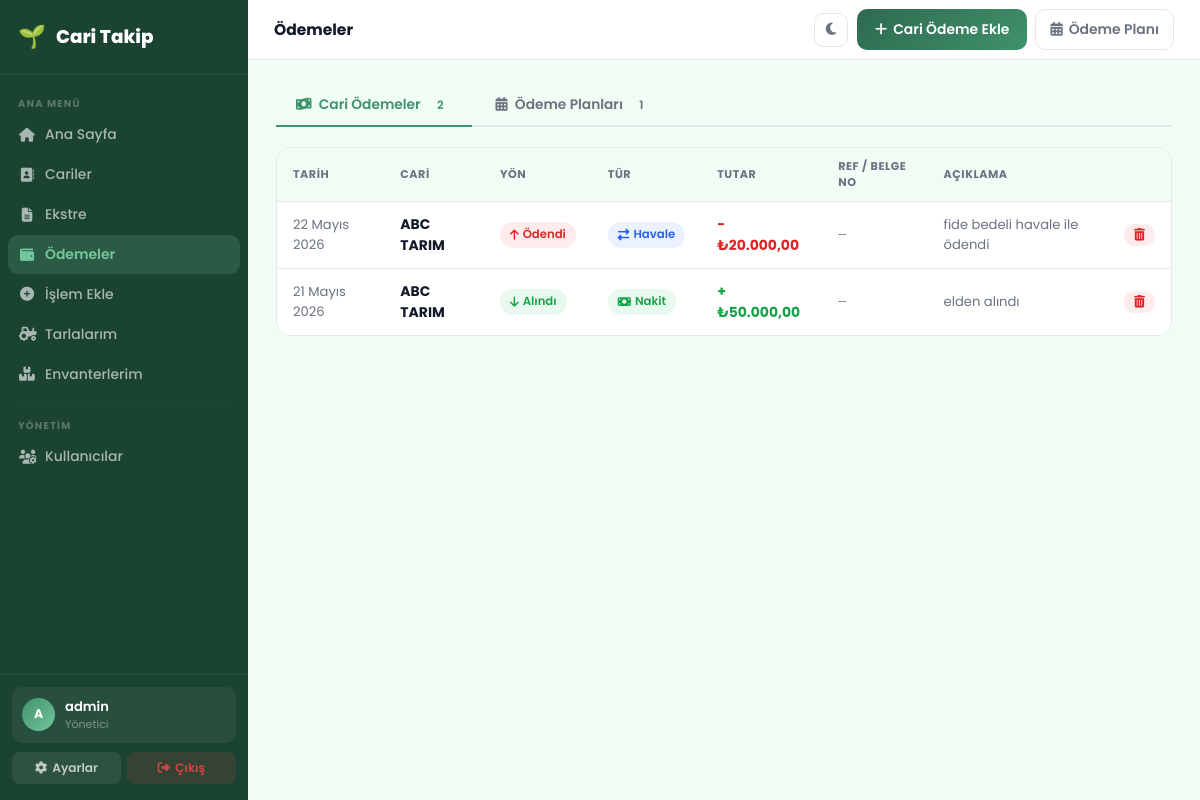
Page /dashboard/odemeler/ (signed in) on the committed database.
### dashboard/models.py (models this page shows, shortened)
class CustomerPayment(models.Model):
    PAYMENT_TYPES = [
        ('nakit', 'Nakit'),
        ('havale', 'Havale'),
        ('eft', 'EFT'),
        ('cek', 'Çek'),
        ('kredi_karti', 'Kredi Kartı'),
        ('diger', 'Diğer'),
    ]
    DIRECTIONS = [
        ('alindi', 'Alındı'),
        ('odendi', 'Ödendi'),
    ]
    user = models.ForeignKey(User, on_delete=models.CASCADE, related_name='customer_payments')
    customer = models.ForeignKey(Customer, on_delete=models.CASCADE, related_name='payment_entries')
    payment_type = models.CharField(max_length=20, choices=PAYMENT_TYPES)
    direction = models.CharField(max_length=10, choices=DIRECTIONS)
    amount = models.DecimalField(max_digits=12, decimal_places=2)
    date = models.DateField()
    reference_no = models.CharField(max_length=60, blank=True)
    description = models.TextField(blank=True)
    created_at = models.DateTimeField(auto_now_add=True)

### customers/models.py (models this page shows, shortened)
class Customer(models.Model):
    user = models.ForeignKey(User, on_delete=models.CASCADE, related_name='customers')
    name = models.CharField(max_length=100)
    tc_vkn = models.CharField(max_length=20, blank=True, verbose_name='TC / VKN')
    address = models.TextField(blank=True)
    phone = models.CharField(max_length=20, blank=True)
    email = models.EmailField(blank=True)
    balance = models.DecimalField(max_digits=10, decimal_places=2, default=0)

### dashboard/views.py (the view)
# urls.py: path('odemeler/', views.payments, name='payments'),
@login_required
def payments(request):
    def fmt(value):
        return f"{value:,.2f}".replace(',', 'X').replace('.', ',').replace('X', '.')
    if request.user.is_staff:
        plans = PaymentPlan.objects.all().order_by('-created_at')
        cp_list = CustomerPayment.objects.all().order_by('-date', '-created_at')
    else:
        plans = PaymentPlan.objects.filter(user=request.user).order_by('-created_at')
        cp_list = CustomerPayment.objects.filter(user=request.user).order_by('-date', '-created_at')
    for plan in plans:
        plan.formatted_amount = fmt(plan.amount)
    for cp in cp_list:
        cp.formatted_amount = fmt(cp.amount)
    return render(request, 'dashboard/payments.html', {
        'plans': plans,
        'cp_list': cp_list,
        'logged_user_name': request.user.username,
    })

### dashboard/templates/dashboard/payments.html (shortened to what this page needs)
{% extends 'dashboard/base.html' %}
{% block page_title %}Ödemeler{% endblock %}
{% block topbar_right %}
<div style="display:flex;gap:8px;">
    <a href="{% url 'customer_payment_create' %}" class="btn-g"><i class="fas fa-plus"></i> Cari Ödeme Ekle</a>
    <a href="{% url 'payment_create' %}" class="btn-o" style="padding:9px 14px;"><i class="fas fa-calendar-alt"></i> Ödeme Planı</a>
</div>
{% endblock %}
{% block content %}
<div class="tab-bar">
    <button class="tab-btn active" onclick="switchTab('cp', this)">
        <i class="fas fa-money-bill-wave me-1"></i> Cari Ödemeler
        <span style="margin-left:5px;background:var(--bg);border-radius:999px;padding:1px 8px;font-size:.72rem;">{{ cp_list|length }}</span>
    </button>
    <button class="tab-btn" onclick="switchTab('plans', this)">
        <i class="fas fa-calendar-alt me-1"></i> Ödeme Planları
        <span style="margin-left:5px;background:var(--bg);border-radius:999px;padding:1px 8px;font-size:.72rem;">{{ plans|length }}</span>
    </button>
</div>
<div id="tab-cp" class="tab-pane active">
    <div class="surface">
        <div style="overflow-x:auto;">
            <table class="dt">
                <thead>
                    <tr>
                        <th>Tarih</th>
                        <th>Cari</th>
                        <th>Yön</th>
                        <th>Tür</th>
                        <th>Tutar</th>
                        <th>Ref / Belge No</th>
                        <th>Açıklama</th>
                        <th></th>
                    </tr>
                </thead>
                <tbody>
                    {% for cp in cp_list %}
                    <tr>
                        <td style="font-size:.82rem;color:var(--sub);">{{ cp.date }}</td>
                        <td><strong>{{ cp.customer.name }}</strong></td>
                        <td>
                            {% if cp.direction == 'alindi' %}
                                <span class="bp bp-alindi"><i class="fas fa-arrow-down"></i> Alındı</span>
                            {% else %}
                                <span class="bp bp-odendi"><i class="fas fa-arrow-up"></i> Ödendi</span>
                            {% endif %}
                        </td>
                        <td>
                            <span class="bp bp-{{ cp.payment_type }}">
                                {% if cp.payment_type == 'nakit' %}<i class="fas fa-money-bill"></i>
                                {% elif cp.payment_type == 'havale' %}<i class="fas fa-exchange-alt"></i>
                                {% elif cp.payment_type == 'eft' %}<i class="fas fa-university"></i>
                                {% elif cp.payment_type == 'cek' %}<i class="fas fa-file-invoice"></i>
                                {% elif cp.payment_type == 'kredi_karti' %}<i class="fas fa-credit-card"></i>
                                {% else %}<i class="fas fa-circle"></i>{% endif %}
                                {{ cp.get_payment_type_display }}
                            </span>
                        </td>
                        <td>
                            {% if cp.direction == 'alindi' %}
                                <span style="color:#16a34a;font-weight:700;">+₺{{ cp.formatted_amount }}</span>
                            {% else %}
                                <span style="color:#dc2626;font-weight:700;">-₺{{ cp.formatted_amount }}</span>
                            {% endif %}
                        </td>
                        <td style="font-family:monospace;font-size:.82rem;color:var(--sub);">{{ cp.reference_no|default:'—' }}</td>
                        <td style="color:var(--sub);font-size:.82rem;">{{ cp.description|default:'—'|truncatewords:8 }}</td>
                        <td>
                            <button class="btn-danger-soft" style="padding:5px 10px;font-size:.78rem;"
                                onclick="confirmDelete('{% url 'customer_payment_delete' cp.pk %}', '{{ cp.customer.name }} — {{ cp.get_payment_type_display }} kaydı silinecek.')">
                                <i class="fas fa-trash-alt"></i>
                            </button>
                        </td>
                    </tr>
                    {% endfor %}
                </tbody>
            </table>
        </div>
    </div>
</div>
{% endblock %}

### dashboard/templates/dashboard/base.html (shortened to what this page needs)
<!DOCTYPE html>
<html lang="tr" data-theme="light">
<head>
    <link href="https://cdn.jsdelivr.net/npm/bootstrap@5.3.0/dist/css/bootstrap.min.css" rel="stylesheet">
    <link href="https://cdnjs.cloudflare.com/ajax/libs/font-awesome/6.4.0/css/all.min.css" rel="stylesheet">
</head>
<body>
{% with cur=request.resolver_match.url_name %}
<aside class="sidebar" id="sidebar">
    <a class="sb-brand" href="{% url 'dashboard' %}">
        <span class="emoji">🌱</span> Cari Takip
    </a>
    <nav class="sb-nav">
        <div class="sb-section">Ana Menü</div>
        <a href="{% url 'dashboard' %}" class="sb-item {% if cur == 'dashboard' %}active{% endif %}">
            <i class="fas fa-home"></i> Ana Sayfa
        </a>
        <a href="{% url 'customer_list' %}" class="sb-item {% if cur == 'customer_list' or cur == 'customer_detail' or cur == 'customer_create' %}active{% endif %}">
            <i class="fas fa-address-book"></i> Cariler
        </a>
        <a href="{% url 'statement' %}" class="sb-item {% if cur == 'statement' %}active{% endif %}">
            <i class="fas fa-file-alt"></i> Ekstre
        </a>
        <a href="{% url 'payments' %}" class="sb-item {% if cur == 'payments' or cur == 'payment_create' %}active{% endif %}">
            <i class="fas fa-wallet"></i> Ödemeler
        </a>
        <a href="{% url 'transaction_create' %}" class="sb-item {% if cur == 'transaction_create' %}active{% endif %}">
            <i class="fas fa-plus-circle"></i> İşlem Ekle
        </a>
        <a href="{% url 'field_list' %}" class="sb-item {% if cur == 'field_list' or cur == 'field_detail' or cur == 'field_create' or cur == 'field_edit' %}active{% endif %}">
            <i class="fas fa-tractor"></i> Tarlalarım
        </a>
        <a href="{% url 'inventory_list' %}" class="sb-item {% if cur == 'inventory_list' or cur == 'inventory_create' or cur == 'inventory_edit' %}active{% endif %}">
            <i class="fas fa-boxes"></i> Envanterlerim
        </a>
        {% if request.user.is_staff %}
        <hr class="sb-divider">
        <div class="sb-section">Yönetim</div>
        <a href="{% url 'user_list' %}" class="sb-item {% if cur == 'user_list' %}active{% endif %}">
            <i class="fas fa-users-cog"></i> Kullanıcılar
        </a>
        {% endif %}
    </nav>
    <div class="sb-footer">
        <div class="sb-user">
            <div class="sb-avatar">{{ request.user.username|first|upper }}</div>
            <div>
                <div class="sb-uname">{{ request.user.username }}</div>
                <div class="sb-urole">{% if request.user.is_staff %}Yönetici{% else %}Kullanıcı{% endif %}</div>
            </div>
        </div>
        <div class="sb-actions">
            <a href="{% url 'account_delete' %}" class="sb-abtn sb-settings"><i class="fas fa-cog"></i> Ayarlar</a>
            <a href="{% url 'logout' %}" class="sb-abtn sb-logout"><i class="fas fa-sign-out-alt"></i> Çıkış</a>
        </div>
    </div>
</aside>
<div class="app">
    <header class="topbar">
        <div class="topbar-l">
            <span class="page-title">{% block page_title %}{% endblock %}</span>
        </div>
        <div class="topbar-r">
            <button class="icon-btn" id="themeBtn" onclick="toggleTheme()" title="Tema Değiştir">
                <i class="fas fa-moon"></i>
            </button>
            {% block topbar_right %}{% endblock %}
        </div>
    </header>
    <div class="page-body">
        {% block content %}{% endblock %}
    </div>
</div>
{% endwith %}
</body>
</html>

### dashboard/templates/dashboard/payments.html (style rules this page uses)
.tab-bar { display: flex; gap: 4px; border-bottom: 2px solid var(--border); margin-bottom: 20px; }
.tab-btn { padding: 9px 20px; font-size: .86rem; font-weight: 600; border: none; background: none; cursor: pointer; color: var(--sub); border-bottom: 2px solid transparent; margin-bottom: -2px; transition: color .15s, border-color .15s; }
.tab-btn.active { color: var(--primary-light); border-bottom-color: var(--primary-light); }
.tab-pane { display: none; }
.tab-pane.active { display: block; }
.bp-nakit { background:rgba(34,197,94,.1); color:#16a34a; }
.bp-havale { background:rgba(59,130,246,.1); color:#2563eb; }
.bp-alindi { background:rgba(34,197,94,.1); color:#16a34a; }
.bp-odendi { background:rgba(239,68,68,.1); color:#dc2626; }

### rows in the picture
CustomerPayment: date "22 Mayıs 2026", customer.name "ABC TARIM", direction "odendi" (drawn), payment_type "Havale", formatted_amount "20.000,00", reference_no "—", description "fide bedeli havale ile ödendi"
CustomerPayment: date "21 Mayıs 2026", customer.name "ABC TARIM", direction "alindi" (drawn), payment_type "Nakit", formatted_amount "50.000,00", reference_no "—", description "elden alındı"

### other values in the picture
{{ request.user.username|first|upper }} "A"
{{ request.user.username }} "admin"
{{ cp_list|length }} "2"
{{ plans|length }} "1"
